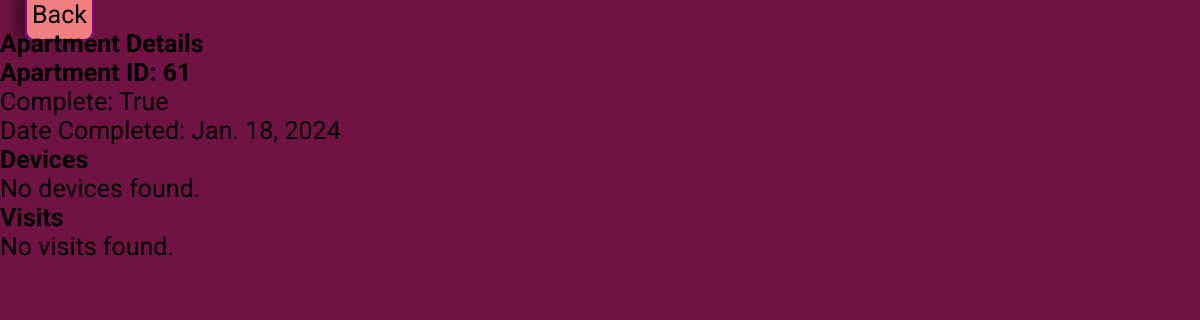
Screenshot of /streaming-transition/apartment/61/ with the database file from the repository.
### streaming_transition/models.py (models this page shows, shortened)
class Apartment(models.Model):
    apartment_number = models.IntegerField()
    building = models.CharField(max_length=255)
    complete = models.BooleanField(default=False)
    date_completed = models.DateField(null=True, blank=True)

### streaming_transition/views.py (the view)
# urls.py: path('apartment/<int:pk>/', ApartmentDetailView.as_view(), name='apartment_detail'),
class ApartmentDetailView(DetailView):
    model = Apartment
    context_object_name = 'apartment'
    template_name = 'base/details.html'
    def get_queryset(self):
        queryset = super().get_queryset()
        return queryset.prefetch_related('visits', 'devices')
    def get_context_data(self, **kwargs):
        context = super().get_context_data(**kwargs)
        apartment = self.object
        context['devices'] = apartment.devices.all()
        context['visits'] = apartment.visits.all()
        return context

### streaming_transition/templates/base/details.html
{% extends 'base/streaming-transition-main.html' %}
{% block content %}
<h1>Apartment Details</h1>
<h2>Apartment ID: {{ apartment.id }}</h2>
<p>Complete: {{ apartment.complete }}</p>
<p>Date Completed: {{ apartment.date_completed }}</p>
<h2>Devices</h2>
<ul>
    {% for device in devices %}
    <li>
        <p>Device ID: {{ device.id }}</p>
        <p>Device Name: {{ device.name }}</p>
    </li>
    {% empty %}
    <li>No devices found.</li>
    {% endfor %}
</ul>
<h2>Visits</h2>
<ul>
    {% for visit in visits %}
    <li>
        <p>Visit ID: {{ visit.id }}</p>
        <p>Visit Date: {{ visit.date }}</p>
    </li>
    {% empty %}
    <li>No visits found.</li>
    {% endfor %}
</ul>
{% endblock %}

### streaming_transition/static/css/streaming-transition-stylesheet.css (style rules this page uses)
* { margin: 0; padding: 0; box-sizing: border-box; font-size: 25px; font-family: 'Roboto', sans-serif; }
body { background-color: rgb(112, 18, 68); }

### rows the page displays
Apartment: id "61", complete "True", date_completed "Jan. 18, 2024"
